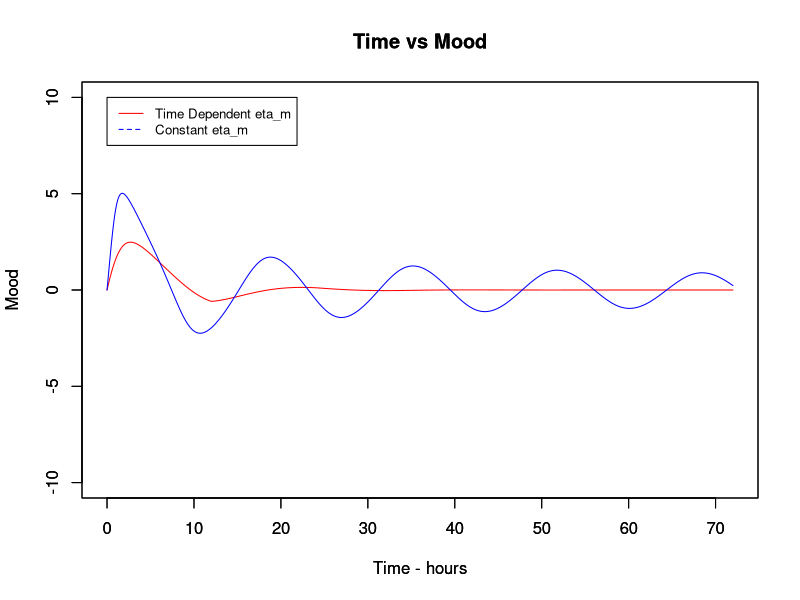
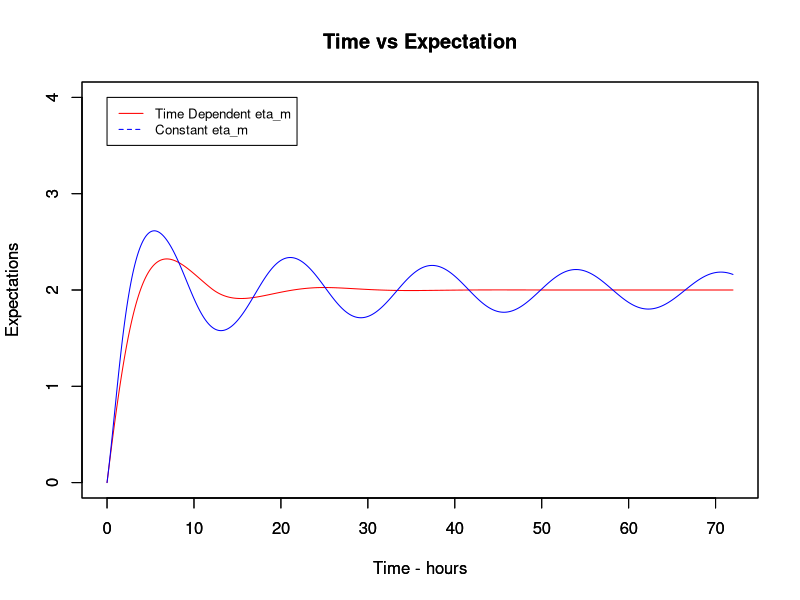
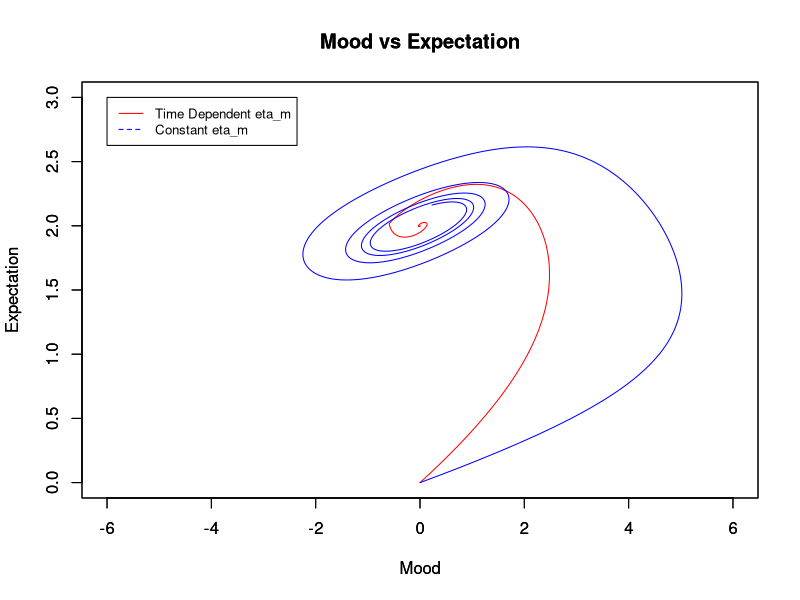

Here is the R script that generated these plots, in order: (Note: this script raises an error after producing the figures.)
#bipolar disorder function
#this code represents tom chou's initial differential equations for bipolar disorder
#the values for all the parameters are lifted from tom chou's code

#set parameters equal to constant values
m_scale <- 10*(2/3)
t_scale <- (100/30)*(6.5/8)
parameters <- c(eta_m = m_scale/t_scale, eta_v = 1/t_scale , f = 2/m_scale, r = 2, k = 1/t_scale, k_3 = 3/(t_scale*m_scale^2))

#set the initial values of the state variables
state <- c(M = 0, V = 0)

#this function represents the ordinary differential equations from tom chou's paper
bpd<-function(t, state, parameters) {
  with(as.list(c(state,parameters)),{ 
    dM <- eta_m*(f*M + r - V) - k*M - k_3*M^3
    dV <- eta_v*(f*M + r - V)
    
    list(c(dM,dV))
  })
}

#arbitrarily decided to simulate the model from t=0 to t=72, where time is measured as hours
times <- seq(0,72,by=.01)

#call the package that includes the function that we will use to solve the set of differential equations
library(deSolve)

#solve the differential equations and set them equal to a variable
out1 <- ode(y = state, times = times, func = bpd, parms = parameters)

#############################################################################

#this file contains the code for the time dependent function for eta_m

#declare the function
eta_m_new<-function(t) {
  values <- c(rep.int(0,length(t))) 
  #first, create a vector values that repeats the value 0 such that values is a vector of equal length to the input t full of 0
  for (i in seq_along(t)) { 
    #loop through each element of t essentially 
    if (t[i] > 12) { 
      #if the value of t is greater than 12, we are using modulus to find by how much t is greater than 12 and using this value to calculate the value for eta_m at that time t
      t <- t %% 12
      values[i] <- c((1+(1/18))^((t[i])))
      #ith element of values equals eta_m as a function of t, which is modeled here
    }
    else if (t[i] <= 12) { 
      #this conditional is for the case that the time value is less than or equal to 12, in which case we don't have to alter t before calculating the value of eta_m at that point of time 
      values[i] <- c((1+(1/18))^((t[i])))
    }
    
  } 
  return(values) 
  #return the vector that includes the values of eta_m that corresponds to specific times
}

###########################################################################

#bipolar disorder function
#this is the one that includes the time dependent eta_m value rather than setting it equal to a value as a parameter
#most of this code is the same as their original function's code
#comments on the lines that have been altered 

m_scale <- 10*(2/3)
t_scale <- (100/30)*(6.5/8)
parameters <- c(eta_v = 1/t_scale , f = 2/m_scale, r = 2, k = 1/t_scale, k_3 = 3/(t_scale*m_scale^2))
#in the above line, we removed eta_m from the list of parameters, because it is not a parameter anymore

state <- c(M = 0, V = 0)

#in the function below, we change the mention of eta_m to eta_m(t), which calls the time dependent function for eta_m that we wrote whenever ODE is used to solve this set of differential equations
bpd<-function(t, state, parameters) {
  with(as.list(c(state,parameters)),{ 
    dM <- eta_m_new(t)*(f*M + r - V) - k*M - k_3*M^3
    dV <- eta_v*(f*M + r - V)
    
    list(c(dM,dV))
  })
}

times <- seq(0,72,by=.01)

library(deSolve)

#solve the differential equations and set them equal to a different variable
out <- ode(y = state, times = times, func = bpd, parms = parameters)

##############################################################################

#this file includes the code used in conjunction with each other to graph the results from solving the set of ordinary differential equations

#plots time vs mood
plot(times,out[,2], type = "l", main = "Time vs Mood", xlab = "Time - hours", ylab = "Mood", xlim = c(0,72), ylim = c(-10,10), col = "red")
par(new=T)
plot(times,out1[,2], type = "l", main = "Time vs Mood", xlab = "Time - hours", ylab = "Mood", xlim = c(0,72), ylim = c(-10,10), col = "blue") 
par(new=T)
legend(0,10,legend=c("Time Dependent eta_m", "Constant eta_m"), col = c("red","blue"),lty=1:2,cex=.8)

#plots time vs expectation
plot(times,out[,3], type = "l", main = "Time vs Expectation", xlab = "Time - hours", ylab = "Expectations", xlim = c(0,72), ylim = c(0,4), col = "red")
par(new=T)
plot(times,out1[,3], type = "l", main = "Time vs Expectation", xlab = "Time - hours", ylab = "Expectations", xlim = c(0,72), ylim = c(0,4), col = "blue")
par(new=T)
legend(0,4,legend=c("Time Dependent eta_m", "Constant eta_m"), col = c("red","blue"),lty=1:2,cex=.8)

#phase diagram
plot(out[,2],out[,3], pch = ".", main = "Mood vs Expectation", xlab = "Mood", ylab = "Expectation", xlim = c(-6,6), ylim = c(0,3), col = "red", type = "l")
par(new=T)
plot(out1[,2],out1[,3], pch = ".", main = "Mood vs Expectation", xlab = "Mood", ylab = "Expectation", xlim = c(-6,6), ylim = c(0,3), col = "blue", type = "l")
legend(-6,3,legend=c("Time Dependent eta_m", "Constant eta_m"), col = c("red","blue"),lty=1:2,cex=.8)

#this plots time vs eta_m
plot(t, eta_m_new(t), type = "l", main = "Time vs eta_m", xlab = "Time - hours", ylab = "eta_m", xlim = c(0,50), ylim =c(0,5), col = "red")
par(new=T)
plot(t, c(rep.int((m_scale/t_scale),length(t))) , col="blue", xlab = "Time - hours", ylab = "eta_m", xlim = c(0,50), ylim =c(0,5),type="l")
legend(0,5,legend=c("Time Dependent eta_m", "Constant eta_m"), col = c("red","blue"),lty=1:2,cex=.8)
